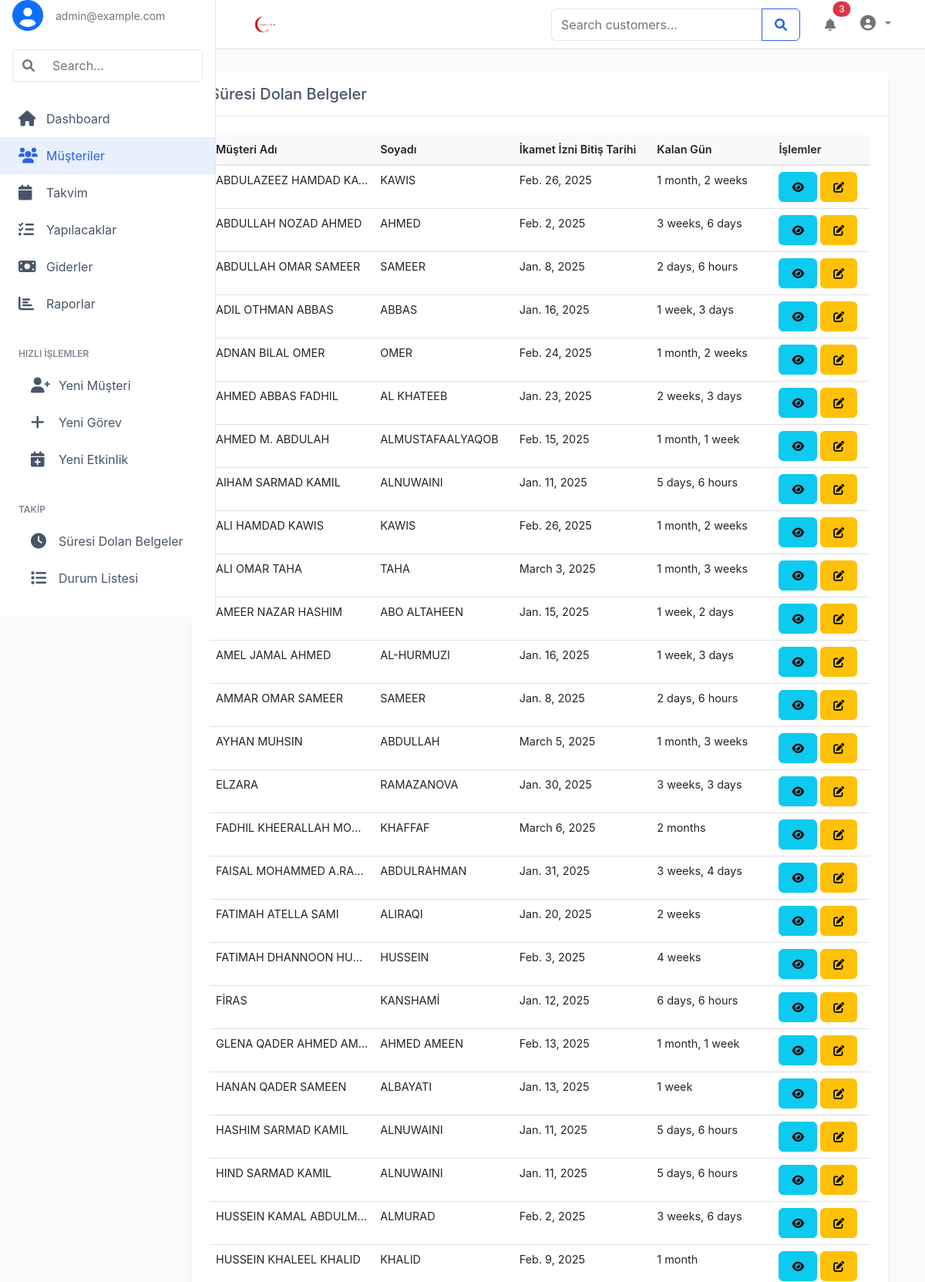
The page /customers/expiry/ (signed in, upper part) on the database its author committed.
### musteri/models.py (models this page shows, shortened)
class Customer(models.Model):
    first_name = models.CharField(max_length=100)
    last_name = models.CharField(max_length=100)
    email = models.EmailField(max_length=100, blank=True, null=True)
    phone = models.CharField(max_length=20, blank=True, null=True)
    address = models.TextField(blank=True, null=True)
    customer_notes = models.TextField(blank=True, null=True)
    father_name = models.CharField(max_length=100, blank=True, null=True)
    mother_name = models.CharField(max_length=100, blank=True, null=True)
    job = models.CharField(max_length=100, blank=True, null=True)
    company = models.CharField(max_length=100, blank=True, null=True)
    income = models.CharField(max_length=100, blank=True, null=True)
    income_source = models.CharField(max_length=100, blank=True, null=True)
    insurance_type = models.CharField(max_length=100, blank=True, null=True)
    gender = models.CharField(max_length=100, blank=True, null=True)
    appointment_place = models.CharField(max_length=100, blank=True, null=True)
    identity_number = models.CharField(max_length=20, blank=True, null=True)
    nationality = models.CharField(max_length=100, blank=True, null=True)
    date_of_birth = models.DateField(null=True, blank=True)
    marital_status = models.CharField(max_length=20, blank=True, null=True)
    passport_number = models.CharField(max_length=20, blank=True, null=True)
    issuing_authority = models.CharField(max_length=100, blank=True, null=True)
    passport_date = models.CharField(max_length=100, blank=True, null=True)
    passport_info = models.TextField(blank=True, null=True)
    passport_type = models.CharField(max_length=100, blank=True, null=True)
    application_type = models.CharField(max_length=50, blank=True, null=True)
    residence_type = models.CharField(max_length=50, blank=True, null=True)
    residence_permit_start_date = models.DateField(null=True, blank=True)
    residence_permit_end_date = models.DateField(null=True, blank=True)
    service_type = models.CharField(max_length=50, blank=True, null=True)
    ptt_code = models.CharField(max_length=100, blank=True, null=True)
    application_number = models.CharField(max_length=100, blank=True, null=True)
    application_date = models.DateField(
        verbose_name='Başvuru Tarihi',
        null=True,  # Eski kayıtlar için null izin ver
        blank=True,  # Eski kayıtlar için boş izin ver
        default=None,  # Varsayılan değer yok
        help_text='Müşterinin başvuru tarihi'
    )
    payment_made = models.DecimalField(max_digits=10, decimal_places=2, default=0)
    communication_history = models.ManyToManyField('Communication', blank=True, related_name='related_customers')
    STATUS_CHOICES = [
        ('ACTIVE', 'Aktif'),
        ('INACTIVE', 'Pasif'),
        ('PENDING', 'Beklemede'),
        ('COMPLETED', 'Tamamlandı'),
    ]
    status = models.CharField(max_length=20, choices=STATUS_CHOICES, default='ACTIVE')
    created_at = models.DateTimeField(auto_now_add=True)
    updated_at = models.DateTimeField(auto_now=True)
    class Meta:
        verbose_name = "Müşteri"
        verbose_name_plural = "Müşteriler"
        ordering = ['-created_at']

### musteri/views.py (the view, shortened to what this page needs)
# urls.py: path('customers/expiry/', views.customer_expiry_list, name='customer_expiry_list'),
def customer_expiry_list(request):
    today = date.today()
    two_months_later = today + timedelta(days=60)
    customers = Customer.objects.filter(
        residence_permit_end_date__gte=today,
        residence_permit_end_date__lte=two_months_later
    ).order_by('first_name', 'last_name', 'residence_permit_end_date')
    customers = [next(g) for k, g in groupby(customers, key=lambda x: (x.first_name, x.last_name, x.residence_permit_end_date))]
    return render(request, 'musteri/customer_expiry_list.html', {'customers': customers})

### templates/musteri/customer_expiry_list.html (shortened to what this page needs)
{% extends "base.html" %}
{% load static %}
{% block content %}
<div class="container-fluid py-4">
    <div class="row">
        <div class="col-12">
            <div class="card">
                <div class="card-header">
                    <h5 class="mb-0">Süresi Dolan Belgeler</h5>
                </div>
                <div class="card-body">
                    <div class="table-responsive">
                        <table class="table table-hover">
                            <thead>
                                <tr>
                                    <th>Müşteri Adı</th>
                                    <th>Soyadı</th>
                                    <th>İkamet İzni Bitiş Tarihi</th>
                                    <th>Kalan Gün</th>
                                    <th>İşlemler</th>
                                </tr>
                            </thead>
                            <tbody>
                                {% for customer in customers %}
                                <tr>
                                    <td>{{ customer.first_name }}</td>
                                    <td>{{ customer.last_name }}</td>
                                    <td>{{ customer.residence_permit_end_date }}</td>
                                    <td>{{ customer.residence_permit_end_date|timeuntil }}</td>
                                    <td>
                                        <a href="{% url 'musteri:customer_detail' customer.id %}" class="btn btn-sm btn-info">
                                            <i class="fas fa-eye"></i>
                                        </a>
                                        <a href="{% url 'musteri:customer_edit' customer.id %}" class="btn btn-sm btn-warning">
                                            <i class="fas fa-edit"></i>
                                        </a>
                                    </td>
                                </tr>
                                {% empty %}
                                <tr>
                                    <td colspan="5" class="text-center">Süresi dolan belge bulunamadı.</td>
                                </tr>
                                {% endfor %}
                            </tbody>
                        </table>
                    </div>
                </div>
            </div>
        </div>
    </div>
</div>
{% endblock %}

### templates/sidebar.html (shortened to what this page needs)
<div class="sidebar-container">
    {% load static %}
    {% load static %}
    <div class="sidebar">
        <div class="d-flex align-items-center mb-4 px-3">
            <i class="fas fa-user-circle fs-1 me-3 text-primary"></i>
            <div>
                <small class="text-muted">{{ request.user.email }}</small>
            </div>
        </div>
        <div class="px-3 mb-4">
            <div class="input-group">
                <span class="input-group-text bg-white border-end-0">
                    <i class="fas fa-search text-muted"></i>
                </span>
                <input type="text" class="form-control border-start-0" placeholder="Search...">
            </div>
        </div>
        <nav class="nav flex-column">
            <a href="{% url 'musteri:dashboard' %}" class="sidebar-link {% if request.path == '/' %}active{% endif %}">
                <i class="fas fa-home"></i>
                Dashboard
            </a>
            <a href="{% url 'musteri:customer_list' %}" class="sidebar-link {% if 'customer' in request.path %}active{% endif %}">
                <i class="fas fa-users"></i>
                Müşteriler
            </a>
            <a href="{% url 'musteri:calendar' %}" class="sidebar-link {% if 'calendar' in request.path %}active{% endif %}">
                <i class="fas fa-calendar"></i>
                Takvim
            </a>
            <a href="{% url 'musteri:yapilacak' %}" class="sidebar-link {% if 'tasks' in request.path %}active{% endif %}">
                <i class="fas fa-tasks"></i>
                Yapılacaklar
            </a>
            <a href="{% url 'musteri:expense' %}" class="sidebar-link {% if 'expenses' in request.path %}active{% endif %}">
                <i class="fas fa-money-bill"></i>
                Giderler
            </a>
            <a href="{% url 'musteri:reports' %}" class="sidebar-link {% if 'reports' in request.path %}active{% endif %}">
                <i class="fas fa-chart-bar"></i>
                Raporlar
            </a>
        </nav>
        <div class="sidebar-section">
            <div class="sidebar-section-title">Hızlı İşlemler</div>
            <nav class="nav flex-column">
                <a href="{% url 'musteri:customer_create' %}" class="sidebar-link">
                    <i class="fas fa-user-plus"></i>
                    Yeni Müşteri
                </a>
                <a href="{% url 'musteri:add_yapilacak' %}" class="sidebar-link">
                    <i class="fas fa-plus"></i>
                    Yeni Görev
                </a>
                <a href="#" class="sidebar-link" data-bs-toggle="modal" data-bs-target="#addEventModal">
                    <i class="fas fa-calendar-plus"></i>
                    Yeni Etkinlik
                </a>
            </nav>
        </div>
        <div class="sidebar-section">
            <div class="sidebar-section-title">Takip</div>
            <nav class="nav flex-column">
                <a href="{% url 'musteri:customer_expiry_list' %}" class="sidebar-link">
                    <i class="fas fa-clock"></i>
                    Süresi Dolan Belgeler
                </a>
                <a href="{% url 'musteri:customer_status_list' %}" class="sidebar-link">
                    <i class="fas fa-list"></i>
                    Durum Listesi
                </a>
            </nav>
        </div>
        <div class="sidebar-section">
            <div class="sidebar-section-title">Ayarlar</div>
        </div>
    </div>
</div>

### static/css/style.css (style rules this page uses)
:root { --primary-color: #2563eb; --primary-hover: #1d4ed8; --secondary-color: #475569; --success-color: #059669; --danger-color: #dc2626; --warning-color: #d97706; --info-color: #0891b2; --bg-light: #f8fafc; --bg-white: #ffffff; --border-color: rgba(0, 0, 0, 0.1); --sidebar-width: 280px; --navbar-height: 64px; --shadow-sm: 0 1px 2px 0 rgba(0, 0, 0, 0.05); --shadow: 0 1px 3px 0 rgba(0, 0, 0, 0.1), 0 1px 2px -1px rgba(0, 0, 0, 0.1); --shadow-md: 0 4px 6px -1px rgba(0, 0, 0, 0.1), 0 2px 4px -2px rgba(0, 0, 0, 0.1); --shadow-lg: 0 10px 15px -3px rgba(0, 0, 0, 0.1), 0 4px 6px -4px rgba(0, 0, 0, 0.1); }
body { background-color: var(--bg-light); font-family: 'Inter', sans-serif; color: var(--secondary-color); }
.sidebar { position: fixed; top: 0; left: 0; width: var(--sidebar-width); height: 100vh; background: var(--bg-white); border-right: 1px solid var(--border-color); z-index: 1040; transition: transform 0.3s ease; overflow-y: auto; scrollbar-width: thin; scrollbar-color: var(--secondary-color) transparent; }
.sidebar-link { display: flex; align-items: center; padding: 0.75rem 1.5rem; color: var(--secondary-color); text-decoration: none; transition: all 0.2s ease; }
.sidebar-link:hover, .sidebar-link.active { color: var(--primary-color); background-color: rgba(37, 99, 235, 0.1); }
.sidebar-link i { width: 1.5rem; margin-right: 0.75rem; font-size: 1.25rem; }
.sidebar-section { margin-top: 1.5rem; padding: 0 1rem; }
.sidebar-section-title { padding: 0.5rem; font-size: 0.75rem; font-weight: 600; text-transform: uppercase; color: var(--secondary-color); opacity: 0.7; }
.card { background: var(--bg-white); border: none; border-radius: 0.5rem; box-shadow: var(--shadow); transition: box-shadow 0.2s ease; }
.card-header { background-color: var(--bg-white); border-bottom: 1px solid var(--border-color); padding: 1rem 1.5rem; }
.card-body { padding: 1.5rem; }
.btn { padding: 0.5rem 1rem; font-weight: 500; border-radius: 0.375rem; transition: all 0.2s ease; }
.form-control { border-radius: 0.375rem; border-color: var(--border-color); padding: 0.5rem 0.75rem; }
.input-group-text { background-color: var(--bg-white); border-color: var(--border-color); }
.table { --bs-table-striped-bg: var(--bg-light); }
.table thead th { background-color: var(--bg-white); border-bottom: 2px solid var(--border-color); font-weight: 600; }
.table-responsive { overflow-x: auto; max-width: 100%; margin-bottom: 1rem; }
.table { width: 100%; font-size: 0.9rem; white-space: nowrap; }
.table td, .table th { max-width: 200px; overflow: hidden; text-overflow: ellipsis; white-space: nowrap; padding: 0.5rem; }
.table thead { position: sticky; top: 0; background-color: #fff; z-index: 1; }

### templates/base.html (style rules this page uses)
.table thead th { position: sticky; top: 0; background-color: #f8f9fa; z-index: 1; }
.table td, .table th { white-space: nowrap; overflow: hidden; text-overflow: ellipsis; max-width: 200px; }

### rows shown on the page
Customer: first_name "ABDULAZEEZ HAMDAD K…", last_name "KAWIS", residence_permit_end_date "Feb. 26, 2025", residence_permit_end_date "1 month, 2 weeks"
Customer: first_name "ABDULLAH NOZAD AHMED", last_name "AHMED", residence_permit_end_date "Feb. 2, 2025", residence_permit_end_date "3 weeks, 6 days"
Customer: first_name "ABDULLAH OMAR SAMEER", last_name "SAMEER", residence_permit_end_date "Jan. 8, 2025", residence_permit_end_date "2 days, 6 hours"
Customer: first_name "ADIL OTHMAN ABBAS", last_name "ABBAS", residence_permit_end_date "Jan. 16, 2025", residence_permit_end_date "1 week, 3 days"
Customer: first_name "ADNAN BILAL OMER", last_name "OMER", residence_permit_end_date "Feb. 24, 2025", residence_permit_end_date "1 month, 2 weeks"
Customer: first_name "AHMED ABBAS FADHIL", last_name "AL KHATEEB", residence_permit_end_date "Jan. 23, 2025", residence_permit_end_date "2 weeks, 3 days"
Customer: first_name "AHMED M. ABDULAH", last_name "ALMUSTAFAALYAQOB", residence_permit_end_date "Feb. 15, 2025", residence_permit_end_date "1 month, 1 week"
Customer: first_name "AIHAM SARMAD KAMIL", last_name "ALNUWAINI", residence_permit_end_date "Jan. 11, 2025", residence_permit_end_date "5 days, 6 hours"
Customer: first_name "ALI HAMDAD KAWIS", last_name "KAWIS", residence_permit_end_date "Feb. 26, 2025", residence_permit_end_date "1 month, 2 weeks"
Customer: first_name "ALI OMAR TAHA", last_name "TAHA", residence_permit_end_date "March 3, 2025", residence_permit_end_date "1 month, 3 weeks"
Customer: first_name "AMEER NAZAR HASHIM", last_name "ABO ALTAHEEN", residence_permit_end_date "Jan. 15, 2025", residence_permit_end_date "1 week, 2 days"
Customer: first_name "AMEL JAMAL AHMED", last_name "AL-HURMUZI", residence_permit_end_date "Jan. 16, 2025", residence_permit_end_date "1 week, 3 days"
Customer: first_name "AMMAR OMAR SAMEER", last_name "SAMEER", residence_permit_end_date "Jan. 8, 2025", residence_permit_end_date "2 days, 6 hours"
Customer: first_name "AYHAN MUHSIN", last_name "ABDULLAH", residence_permit_end_date "March 5, 2025", residence_permit_end_date "1 month, 3 weeks"
Customer: first_name "ELZARA", last_name "RAMAZANOVA", residence_permit_end_date "Jan. 30, 2025", residence_permit_end_date "3 weeks, 3 days"
Customer: first_name "FADHIL KHEERALLAH MO…", last_name "KHAFFAF", residence_permit_end_date "March 6, 2025", residence_permit_end_date "2 months"
Customer: first_name "FAISAL MOHAMMED A.RA…", last_name "ABDULRAHMAN", residence_permit_end_date "Jan. 31, 2025", residence_permit_end_date "3 weeks, 4 days"
Customer: first_name "FATIMAH ATELLA SAMI", last_name "ALIRAQI", residence_permit_end_date "Jan. 20, 2025", residence_permit_end_date "2 weeks"
Customer: first_name "FATIMAH DHANNOON HU…", last_name "HUSSEIN", residence_permit_end_date "Feb. 3, 2025", residence_permit_end_date "4 weeks"
Customer: first_name "FİRAS", last_name "KANSHAMİ", residence_permit_end_date "Jan. 12, 2025", residence_permit_end_date "6 days, 6 hours"
Customer: first_name "GLENA QADER AHMED A…", last_name "AHMED AMEEN", residence_permit_end_date "Feb. 13, 2025", residence_permit_end_date "1 month, 1 week"
Customer: first_name "HANAN QADER SAMEEN", last_name "ALBAYATI", residence_permit_end_date "Jan. 13, 2025", residence_permit_end_date "1 week"
Customer: first_name "HASHIM SARMAD KAMIL", last_name "ALNUWAINI", residence_permit_end_date "Jan. 11, 2025", residence_permit_end_date "5 days, 6 hours"
Customer: first_name "HIND SARMAD KAMIL", last_name "ALNUWAINI", residence_permit_end_date "Jan. 11, 2025", residence_permit_end_date "5 days, 6 hours"
Customer: first_name "HUSSEIN KAMAL ABDULM…", last_name "ALMURAD", residence_permit_end_date "Feb. 2, 2025", residence_permit_end_date "3 weeks, 6 days"
Customer: first_name "HUSSEIN KHALEEL KHALID", last_name "KHALID", residence_permit_end_date "Feb. 9, 2025", residence_permit_end_date "1 month"

### other values the page prints
{{ request.user.email }} "admin@example.com"
